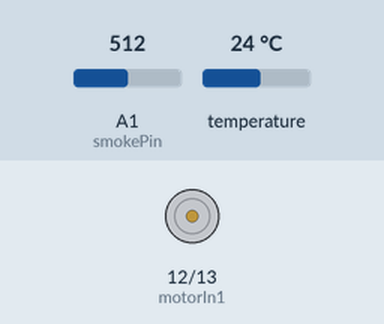
A sketch run on a simulated Arduino Uno, built with avr-gcc and run on an emulated ATmega328P. Shown: motor-driver pin pairs drawn as motors (green arrow = first pin HIGH = forward, orange = second pin HIGH = backward, longer = more drive, scaled by the enable pin). The test bench sets the inputs (shaded band); at power-on: temperature 24 °C, A1 (smokePin) = 512. What the sketch prints to the serial monitor is not drawn.

Above: at 2.0 s.
2.1 s: temperature set to 30.5 °C
4.5 s: temperature set to 31.4 °C
At 5.2 s:
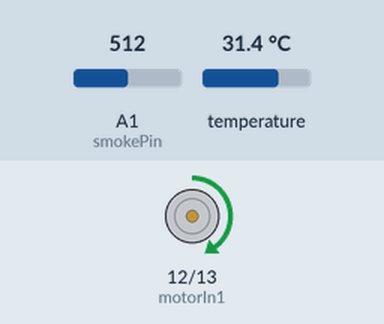
11.3 s: temperature set to 33 °C
Timing chart, 0 to 15.6 s (numbered marks = the images above; inputs shaded):
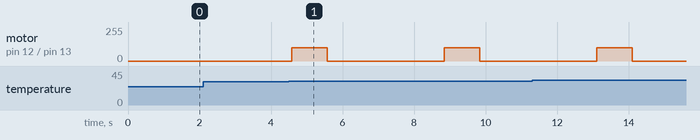

Measured:
- the behaviour switches between 31 and 31.1 °C on temperature (found by bisection; images 0 and 1)
- after the input at 2.1 s, every drawn part: stays the same
- after the input at 4.5 s, motor on pin 12 (motorIn1) / pin 13 (motorIn2): alternates forward 100/255 for 1.0 s and stopped for 3.3 s, starting after 0.07 s

The sketch:

smoke.ino
```cpp
#include <OneWire.h>
#include <DallasTemperature.h>

const int smokePin = A1;
const int tempPin  = 11;

const int motorIn1 = 12;
const int motorIn2 = 13;
const int motorPWM = 10;

const int SMOKE_THRESHOLD = 150;
const int MOTOR_SPEED = 100;

OneWire oneWire(tempPin);
DallasTemperature sensors(&oneWire);

void setup() {
  Serial.begin(9600);
  sensors.begin();

  pinMode(motorIn1, OUTPUT);
  pinMode(motorIn2, OUTPUT);
  pinMode(motorPWM, OUTPUT);

  stopMotor();
}

void loop() {
  int smokeValue = analogRead(smokePin);

  sensors.requestTemperatures();
  float temperature = sensors.getTempCByIndex(0);
  Serial.print(smokeValue);
  Serial.print(temperature, 1);

  if (smokeValue > SMOKE_THRESHOLD && temperature > 31.0) {
    runMotorFor(1000);
    delay(2000);
  }

  delay(500);
}
void runMotor() {
  digitalWrite(motorIn1, HIGH);
  digitalWrite(motorIn2, LOW);
  analogWrite(motorPWM, MOTOR_SPEED);
}
void stopMotor() {
  digitalWrite(motorIn1, LOW);
  digitalWrite(motorIn2, LOW);
  analogWrite(motorPWM, 0);
}
void runMotorFor(unsigned long ms) {
  runMotor();
  delay(ms);
  stopMotor();
}
```
